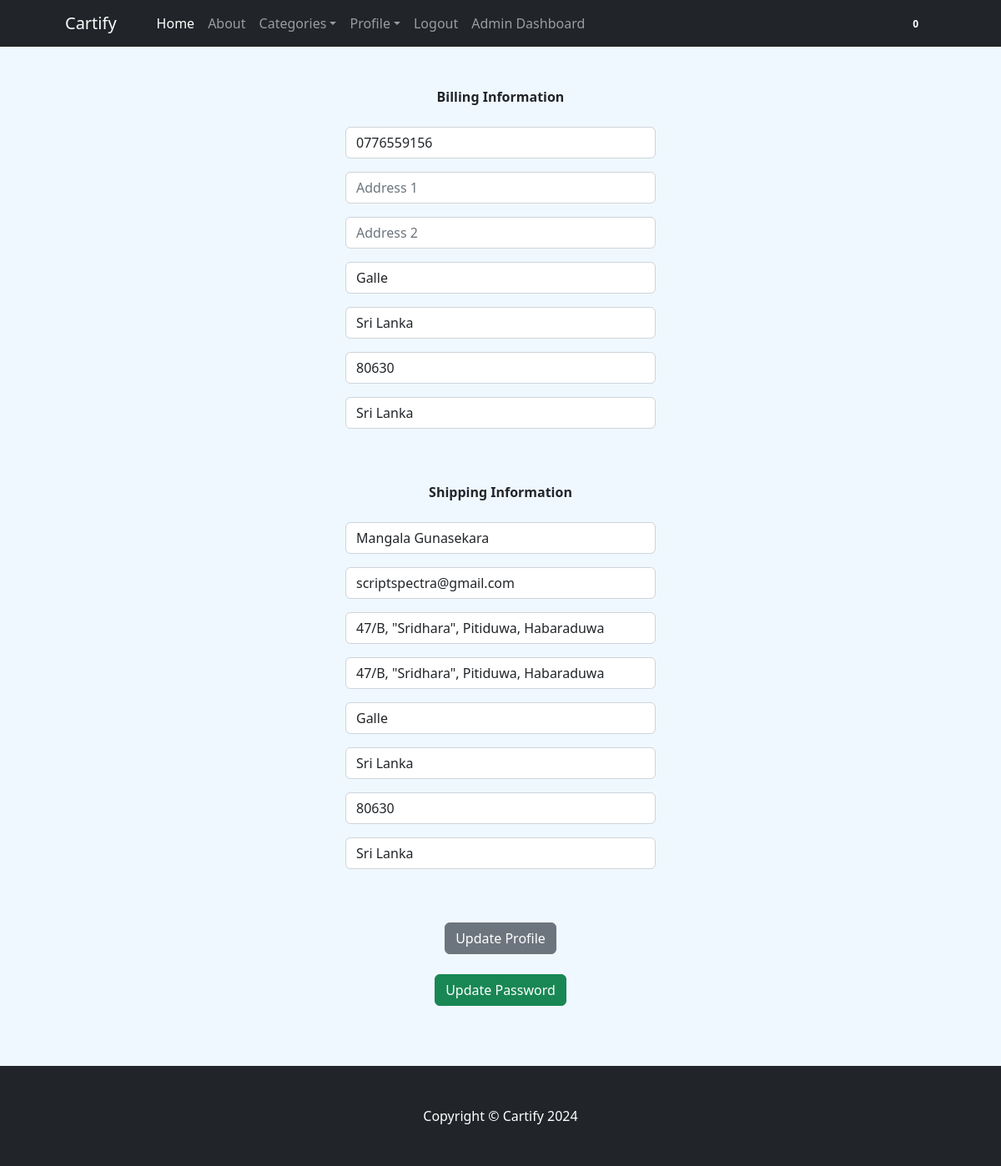
The page /update_info/ (signed in) on the database its author committed.
### store/models.py (models this page shows, shortened)
class Profile(models.Model):
    user = models.OneToOneField(User, on_delete=models.CASCADE)
    date_modified = models.DateTimeField(User, auto_now=True)
    phone = models.CharField(max_length=20, blank=True)
    address_1 = models.CharField(max_length=200, blank=True)
    address_2 = models.CharField(max_length=200, blank=True)
    city = models.CharField(max_length=200, blank=True)
    state = models.CharField(max_length=200, blank=True)
    zipcode = models.CharField(max_length=200, blank=True)
    country = models.CharField(max_length=200, blank=True)
    old_cart = models.CharField(max_length=200, blank=True, null=True)

### payments/models.py (models this page shows)
class ShippingAddress(models.Model):
    user = models.ForeignKey(User, on_delete=models.CASCADE, null=True, blank=True)
    shipping_full_name = models.CharField(max_length=255)
    shipping_email = models.CharField(max_length=255)
    shipping_address_1 = models.CharField(max_length=255)
    shipping_address_2 = models.CharField(max_length=255, null=True, blank=True)
    shipping_city = models.CharField(max_length=255)
    shipping_state = models.CharField(max_length=255, null=True, blank=True)
    shipping_zipcode = models.CharField(max_length=255, null=True, blank=True)
    shipping_country = models.CharField(max_length=255)

### store/views.py (the view)
# urls.py: path('update_info/', views.update_info, name='update_info'),
def update_info(request):
	if request.user.is_authenticated:
		current_user = Profile.objects.get(user__id=request.user.id)
		shipping_user = ShippingAddress.objects.get(user__id=request.user.id)
		form = UserInfoForm(request.POST or None, instance=current_user)
		shipping_form = ShippingForm(request.POST or None, instance=shipping_user)
		if form.is_valid() or shipping_form.is_valid():
			form.save()
			shipping_form.save()
			messages.success(request, "Your Info Has Been Updated!!")
			return redirect('home')
		return render(request, "update_info.html", {'form':form, 'shipping_form':shipping_form})
	else:
		messages.success(request, "You Must Be Logged In To Access That Page!!")
		return redirect('home')

### store/forms.py
class UserInfoForm(forms.ModelForm):
	phone = forms.CharField(label="", widget=forms.TextInput(attrs={'class':'form-control', 'placeholder':'Phone'}), required=False)
	address1 = forms.CharField(label="", widget=forms.TextInput(attrs={'class':'form-control', 'placeholder':'Address 1'}), required=False)
	address2 = forms.CharField(label="", widget=forms.TextInput(attrs={'class':'form-control', 'placeholder':'Address 2'}), required=False)
	city = forms.CharField(label="", widget=forms.TextInput(attrs={'class':'form-control', 'placeholder':'City'}), required=False)
	state = forms.CharField(label="", widget=forms.TextInput(attrs={'class':'form-control', 'placeholder':'State'}), required=False)
	zipcode = forms.CharField(label="", widget=forms.TextInput(attrs={'class':'form-control', 'placeholder':'Zipcode'}), required=False)
	country = forms.CharField(label="", widget=forms.TextInput(attrs={'class':'form-control', 'placeholder':'Country'}), required=False)
	class Meta:
		model = Profile
		fields = ('phone', 'address1', 'address2', 'city', 'state', 'zipcode', 'country')

### cart/cart.py (called while the page is built)
    def __len__(self):
        return len(self.cart)

### cart/context_processors.py (called while the page is built)
def cart(request):
    return {'cart': Cart(request)}

### store/templates/update_info.html (shortened to what this page needs)
{% extends 'base.html' %}
{% block content %}
<div class="container">
    <div class="row">
        <center>
            <div class="col-lg-4 col-md-8"><br><br>
                <strong>Billing Information</strong><br/><br/>
                <form method="POST" action="{% url 'update_info' %}">
                    {{ form.as_p }}
                    <br/><br/>
                    <strong>Shipping Information</strong>
                    <br/><br/>
                    {{ shipping_form.as_p }}
                    <br/><br/>
                    <button type="submit" class="btn btn-secondary">Update Profile</button>
                  </form>
                  <br>
                  <a href="{% url 'update_info' %}" class="btn btn-success">Update Password</a>
                <br/><br/>
                <br/><br/>
            </div>
        </center>
    </div>
</div>
{% endblock %}

### store/templates/base.html (style rules this page uses)
body { background-color: aliceblue; }

### rows shown on the page
Profile: phone "0776559156", city "Galle", state "Sri Lanka", zipcode "80630", country "Sri Lanka"
ShippingAddress: shipping_full_name "Mangala Gunasekara", shipping_email "scriptspectra@gmail.com", shipping_address_1 "47/B, \"Sridhara\", Pitiduwa, Habaraduwa", shipping_address_2 "47/B, \"Sridhara\", Pitiduwa, Habaraduwa", shipping_city "Galle", shipping_state "Sri Lanka", shipping_zipcode "80630", shipping_country "Sri Lanka"

### other values the page prints
{{ cart | length }} "0"
